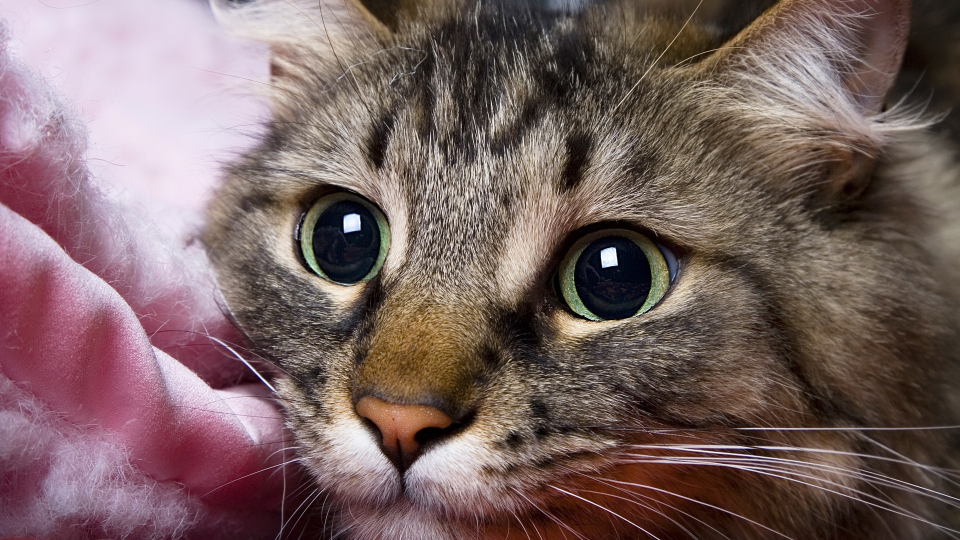
#> input picture cat.jpg, 1920 x 1080 px (shown at 1/2 size)
$ python main.py --file cat.jpg   (older library calls are emulated)
#> lines starting #> are read from the running program, lines starting #| are printed output that depends on the picture
import argparse
from PIL import Image

ASCII_CHARS50 = "$@B%8&WM#*oahkbdpqwmzcvunxrjft()1{}[]?-_+~<>li!;:,. "
ASCII_CHARS10 = "$@B%#*+=-:. "


def to_greyscale(image):
    return image.convert("L")


def pixel_to_ascii10(image):
    pixels = image.getdata()
    asciiString = ""
    for pixel in pixels:
        asciiString += ASCII_CHARS10[pixel//25]
    return asciiString


def pixel_to_ascii50(image):
    pixels = image.getdata()
    asciiString = ""
    for pixel in pixels:
        asciiString += ASCII_CHARS50[pixel//5]
    return asciiString


def convert_image_to_ASCII(filename, scale, moreChars):
#> called with filename = 'cat.jpg', moreChars = False
    image = Image.open(filename)
#> image is the input picture: PIL image 1920x1080 RGB; mean R, G, B 121.1, 99.3, 98.3
    width, height = image.size
#> width = 1920; height = 1080
    if scale:
        width, height = scale
    height = height//2
#> height = 540
    resizedImage = image.resize((width, height), Image.ANTIALIAS)
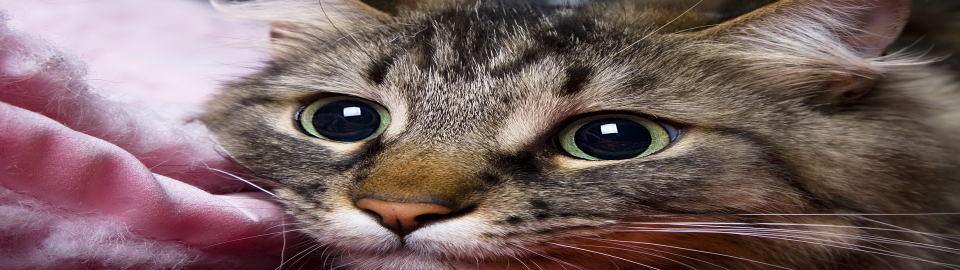
#> resizedImage: PIL image 1920x540 RGB (shown at 1/2 size); mean R, G, B 121.1, 99.3, 98.3
    grayImage = to_greyscale(resizedImage)
#> in to_greyscale, `return image.convert("L")`:
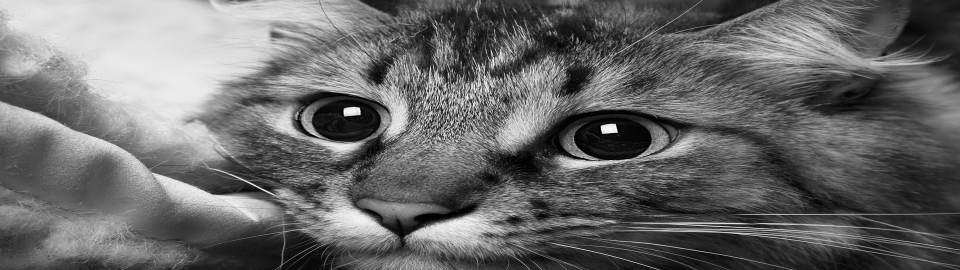
#> returned value: PIL image 1920x540 L (shown at 1/2 size); min 0, max 255, mean 105.7
    asciiString = pixel_to_ascii50(grayImage) if moreChars else pixel_to_ascii10(grayImage)
#> the loop in pixel_to_ascii10, `for pixel in pixels:` made 1036800 passes
#> (pixel, asciiString) on passes 1 to 3: (222, '-'), (222, '--'), (222, '---')
    length = len(asciiString)
#> length = 1036800
    result = []
    for i in range(0, length, width):
        result.append(asciiString[i:i + width])
#> after the loop, result = 540 items
    return result


def main():
    parser = argparse.ArgumentParser(description='Этот скрипт преобразует картинку в ASCII-art')
    parser.add_argument('--file', required=True, dest='filename',
                        help='Укажите полное или относительное имя файла, который хотите преобразовать')
    parser.add_argument('--scale', nargs=2, type=int, required=False, metavar=('width', 'height'), default=None,
                        help='Передаётся 2 аргумента: желаемые ширина и высота результата в символах')
    parser.add_argument('--out', required=False, dest='outFile', default='out.txt',
                        help='Укажите имя файла в формате .txt, в котором хотите увидеть результат')
    parser.add_argument('--morechars', action='store_true', required=False, dest='moreChars',
                        help='Используйте этот аргумент, если хотите, чтобы набор символов был разнообразнее')
    #add_argument('--colored', action='store_true', required=False, dest='isColored',
    #                   help='Используйте этот аргумент, если хотите получить цветной результат')
    args = parser.parse_args()
    filename = args.filename
    scaling = args.scale
    moreChars = args.moreChars
    print('Подождите немного, скрипт генерирует арт')
    result = convert_image_to_ASCII(filename, scaling, moreChars)
#> result = 540 items
    outFile = args.outFile
    with open(outFile, 'w') as f:
        f.write('\n'.join(result))
    print(f'Результат записан в {outFile}')


if __name__ == '__main__':
    main()

$ run again, on papeeezy.jpg
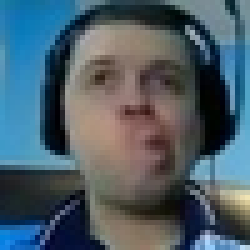
#> input picture papeeezy.jpg, 50 x 50 px (shown 5 times larger)
#> in convert_image_to_ASCII, image is the input picture: PIL image 50x50 RGB; mean R, G, B 76.1, 93.6, 104.1
#> in convert_image_to_ASCII, `resizedImage = image.resize((width, height), Image.ANTIALIAS)`:
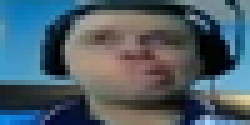
#> resizedImage: PIL image 50x25 RGB (shown 5 times larger); mean R, G, B 76.1, 93.6, 104
#> in to_greyscale, `return image.convert("L")`:
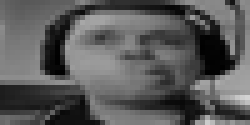
#> returned value: PIL image 50x25 L (shown 5 times larger); min 0, max 211, mean 89.6
#> the loop in pixel_to_ascii10, `for pixel in pixels:` made 1250 passes
#> (pixel, asciiString) on passes 1 to 3: (102, '#'), (96, '#%'), (93, '#%%')
#> length = 1250
#> after the loop in convert_image_to_ASCII, `for i in range(0, length, width):`: result = 25 items
